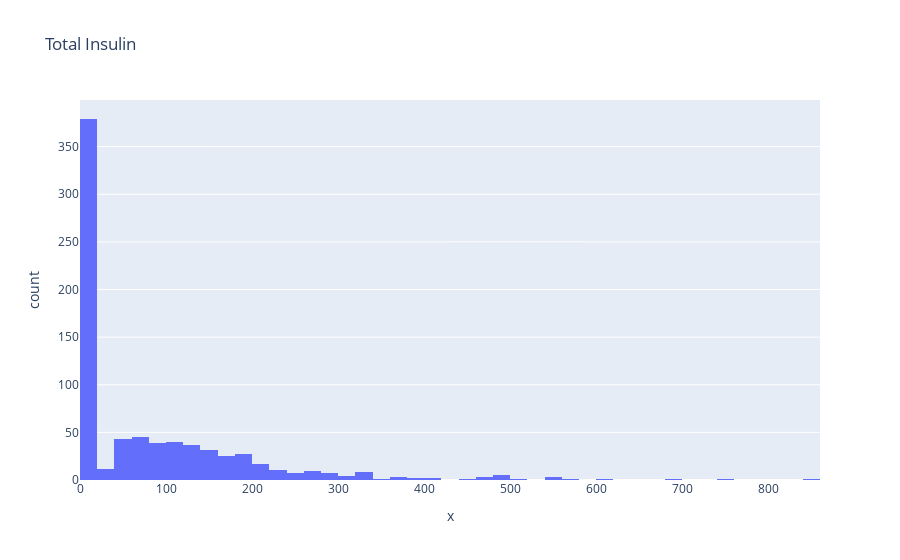

Notebook cell for this chart:
### Code cell
px.histogram(x=df['Insulin'],title="Total Insulin",)

### Figure 1 — Plotly figure (JSON) as saved in the notebook; plotly's stock layout.template omitted (floating-point values rounded to 4 significant figures; data arrays with more than 128 entries replaced by an {"elided": "..."} marker saying what was removed)
{"data": [{"alignmentgroup": "True", "bingroup": "x", "hoverlabel": {"namelength": 0}, "hovertemplate": "x=%{x}<br>count=%{y}", "legendgroup": "", "marker": {"color": "#636efa"}, "name": "", "offsetgroup": "", "orientation": "v", "showlegend": false, "type": "histogram", "x": {"elided": "768 int values"}, "xaxis": "x", "yaxis": "y"}], "layout": {"barmode": "relative", "legend": {"tracegroupgap": 0}, "title": {"text": "Total Insulin"}, "xaxis": {"anchor": "y", "domain": [0, 1], "title": {"text": "x"}}, "yaxis": {"anchor": "x", "domain": [0, 1], "title": {"text": "count"}}}}
